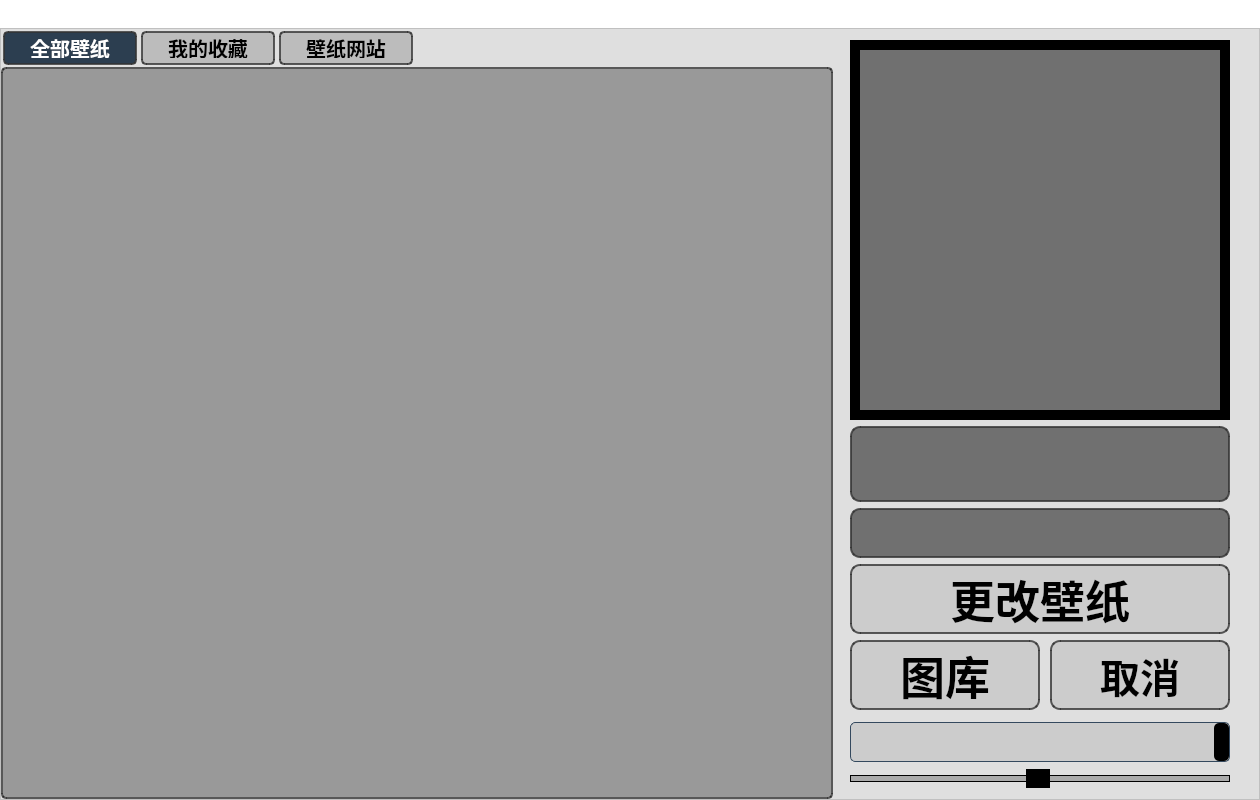
<?xml version="1.0" encoding="UTF-8"?>
<ui version="4.0">
 <class>MainWidgetClass</class>
 <widget class="QWidget" name="MainWidgetClass">
  <property name="enabled">
   <bool>true</bool>
  </property>
  <property name="geometry">
   <rect>
    <x>0</x>
    <y>0</y>
    <width>1260</width>
    <height>800</height>
   </rect>
  </property>
  <property name="windowTitle">
   <string>MainWidget</string>
  </property>
  <property name="styleSheet">
   <string notr="true">*{
	background-color: rgb(255, 255, 255);
	padding: 0px; /* 去除内边距 */
    margin: 0px; /* 去除外边距 */
}

QFrame#frame {
	background-color: rgba(127, 127, 127, 64);
}
QWidget#MainWidgetClass {
	background-image: url(:/resource/background/default_bg.jpg);
}
#scrollAreaWidgetContents {
	border:none;
	background:transparent;
}
QLabel#ImagePreview {
	background-color: rgba(0, 0, 0, 0.5);
	border: 10px solid black;

	
    font-family: &quot;微软雅黑&quot;, sans-serif;
    font-size: 40px;
    font-weight: bold;
	color: solid black;
}
QLabel#ImageSizeInfoLabel {
    border-radius: 10px;
    background-color: rgba(0, 0, 0, 0.5); /* 半透明背景 */
    border: 2px solid rgba(51, 51, 51, 0.8); /* 半透明边框 */

    font-family: &quot;微软雅黑&quot;, sans-serif; /* 设置字体为微软雅黑 */
    font-size: 20px; /* 设置字体大小 */
    font-weight: bold; /* 设置字体粗细 */
	color: solid black; /* 设置字体颜色 */
}
QLabel#ImageNameInfoLabel {
	border-radius: 10px;
    background-color: rgba(0, 0, 0, 0.5);
    border: 2px solid rgba(51, 51, 51, 0.8);

    font-family: &quot;微软雅黑&quot;, sans-serif;
    font-size: 20px; 
    font-weight: bold;
	color: solid black;
}
QPushButton {
	border-radius:10px;
	background-color: rgba(127, 127, 127, 50);
	border: 2px solid rgba(51, 51, 51, 0.8);
}
QPushButton:hover{
	border-radius:10px;
	background-color: rgba(255, 255, 255, 80);
	border: 2px solid rgba(51, 51, 51, 0.8);
}

QPushButton:pressed {
    border-radius:10px;
	background-color: rgba(255, 255, 255, 120);
	border: 2px solid rgba(51, 51, 51, 0.8);
}

QPushButton#ImageListBnt {
    qproperty-icon: url(:/resource/my_button_icon_64/open_file.png);
    qproperty-iconSize: 64px;
    
    /* 文字样式 */
    font-family: &quot;微软雅黑&quot;, sans-serif;
    font-size: 45px;
    font-weight: bold;
}
QPushButton#SetDesktop {
    /* 图标样式 */
    qproperty-icon: url(:/resource/my_button_icon_64/set_BG.png);
    qproperty-iconSize: 64px; /* 图标大小 */
    
    /* 文字样式 */
    font-family: &quot;微软雅黑&quot;, sans-serif; /* 设置字体为微软雅黑 */
    font-size: 45px; /* 设置字体大小 */
    font-weight: bold; /* 设置字体粗细 */
    
}
QPushButton#cancelBTN {
    qproperty-icon: url(:/resource/my_button_icon_64/cancel.png);
    qproperty-iconSize: 64px;
    
    /* 文字样式 */
    font-family: &quot;微软雅黑&quot;, sans-serif;
    font-size: 40px;
    font-weight: bold;
}


QWidget#btn_widget {
    border: none;
    background: transparent;
}

QScrollArea#controller_scrollArea {
    border: none;
    background: transparent;
}

QFramet#frame {
    border: none;
    background: transparent;
}
QTabWidget
{
	background:transparent;
}

QMenuBar {
    background-color: #2c3e50; /* 菜单栏背景色 */
    border: 1px solid #34495e; /* 菜单栏边框 */
    font-family: &quot;微软雅黑&quot;, sans-serif; /* 菜单栏字体 */
    font-size: 14px; /* 字体大小 */
    font-weight: bold;
    color: #ecf0f1; /* 字体颜色 */
}

QMenuBar::item {
    background: transparent; /* 菜单项背景色 */
    padding: 5px 10px; /* 内边距 */
    border-radius: 3px; /* 圆角 */
}

QMenuBar::item:selected {
    background-color: #3a536b; /* 选中项背景色 */
}
QMenuBar::item:pressed {
    background-color: #3a536b; /* 按下项背景色 */
}
QMenu {
    background-color: #2c3e50; /* 菜单背景色 */
    border: 1px solid #34495e; /* 菜单边框 */
    color: #ecf0f1; /* 字体颜色 */
}

/* QScrollBar styles */
QScrollBar {
    background: transparent;     /* 滚动条背景 */
    width: 12px;                /* 滚动条宽度 */
    margin: 0px 0 0px 0;      /* 滚动条上下边距 */
    border-radius: 6px;         /* 圆角 */
}
QScrollBar::handle {
    background: #b0b0b0;        /* 滑块背景 */
    min-height: 20px;           /* 滑块最小高度 */
    border-radius: 6px;         /* 滑块圆角 */
}
QScrollBar::handle:hover {
    background: #909090;        /* 滑块悬停背景 */
}
QScrollBar::add-line, QScrollBar::sub-line {
    border: none;               /* 无边框 */
    background: transparent;   /* 无背景 */
}
QScrollBar::add-page, QScrollBar::sub-page {
    background: transparent;   /* 无背景 */
}
QScrollBar::up-arrow, QScrollBar::down-arrow {
    border: none;               /* 无边框 */
    width: 0px;                /* 箭头宽度 */
    height: 0px;               /* 箭头高度 */
    background: transparent;   /* 无背景 */
}

QMenu {
    background-color: #2c3e50; /* 菜单背景色 */
    border: 1px solid #34495e; /* 菜单边框 */
    color: #ecf0f1;            /* 字体颜色 */
}
QMenu::item {
    padding: 5px 30px 5px 30px; /* 内边距 */
    margin: 5px 0px 5px 0px;   /* 外边距 */
    border-radius: 5px;        /* 圆角 */
}
QMenu::item:selected {
    background-color: #34495e; /* 选中项背景色 */
}</string>
  </property>
  <layout class="QGridLayout" name="gridLayout">
   <property name="leftMargin">
    <number>0</number>
   </property>
   <property name="topMargin">
    <number>28</number>
   </property>
   <property name="rightMargin">
    <number>0</number>
   </property>
   <property name="bottomMargin">
    <number>0</number>
   </property>
   <item row="0" column="0">
    <widget class="QFrame" name="frame">
     <property name="sizePolicy">
      <sizepolicy hsizetype="Expanding" vsizetype="Expanding">
       <horstretch>0</horstretch>
       <verstretch>0</verstretch>
      </sizepolicy>
     </property>
     <property name="frameShape">
      <enum>QFrame::StyledPanel</enum>
     </property>
     <property name="frameShadow">
      <enum>QFrame::Raised</enum>
     </property>
     <layout class="QGridLayout" name="gridLayout_2">
      <property name="leftMargin">
       <number>0</number>
      </property>
      <property name="topMargin">
       <number>0</number>
      </property>
      <property name="rightMargin">
       <number>0</number>
      </property>
      <property name="bottomMargin">
       <number>0</number>
      </property>
      <item row="0" column="2">
       <widget class="QScrollArea" name="controller_scrollArea">
        <property name="minimumSize">
         <size>
          <width>420</width>
          <height>0</height>
         </size>
        </property>
        <property name="maximumSize">
         <size>
          <width>420</width>
          <height>16777215</height>
         </size>
        </property>
        <property name="widgetResizable">
         <bool>true</bool>
        </property>
        <widget class="QWidget" name="scrollAreaWidgetContents">
         <property name="geometry">
          <rect>
           <x>0</x>
           <y>0</y>
           <width>420</width>
           <height>770</height>
          </rect>
         </property>
         <layout class="QVBoxLayout" name="verticalLayout">
          <item>
           <widget class="QLabel" name="ImagePreview">
            <property name="sizePolicy">
             <sizepolicy hsizetype="Fixed" vsizetype="Fixed">
              <horstretch>0</horstretch>
              <verstretch>1</verstretch>
             </sizepolicy>
            </property>
            <property name="minimumSize">
             <size>
              <width>380</width>
              <height>380</height>
             </size>
            </property>
            <property name="maximumSize">
             <size>
              <width>380</width>
              <height>380</height>
             </size>
            </property>
            <property name="text">
             <string/>
            </property>
            <property name="alignment">
             <set>Qt::AlignCenter</set>
            </property>
           </widget>
          </item>
          <item>
           <widget class="QLabel" name="ImageNameInfoLabel">
            <property name="sizePolicy">
             <sizepolicy hsizetype="Expanding" vsizetype="Expanding">
              <horstretch>0</horstretch>
              <verstretch>0</verstretch>
             </sizepolicy>
            </property>
            <property name="minimumSize">
             <size>
              <width>380</width>
              <height>60</height>
             </size>
            </property>
            <property name="maximumSize">
             <size>
              <width>380</width>
              <height>120</height>
             </size>
            </property>
            <property name="text">
             <string/>
            </property>
            <property name="alignment">
             <set>Qt::AlignCenter</set>
            </property>
           </widget>
          </item>
          <item>
           <widget class="QLabel" name="ImageSizeInfoLabel">
            <property name="sizePolicy">
             <sizepolicy hsizetype="Expanding" vsizetype="Expanding">
              <horstretch>0</horstretch>
              <verstretch>0</verstretch>
             </sizepolicy>
            </property>
            <property name="minimumSize">
             <size>
              <width>380</width>
              <height>35</height>
             </size>
            </property>
            <property name="maximumSize">
             <size>
              <width>380</width>
              <height>50</height>
             </size>
            </property>
            <property name="text">
             <string/>
            </property>
            <property name="alignment">
             <set>Qt::AlignCenter</set>
            </property>
           </widget>
          </item>
          <item>
           <widget class="QPushButton" name="SetDesktop">
            <property name="sizePolicy">
             <sizepolicy hsizetype="Fixed" vsizetype="Fixed">
              <horstretch>0</horstretch>
              <verstretch>0</verstretch>
             </sizepolicy>
            </property>
            <property name="minimumSize">
             <size>
              <width>380</width>
              <height>70</height>
             </size>
            </property>
            <property name="maximumSize">
             <size>
              <width>380</width>
              <height>100</height>
             </size>
            </property>
            <property name="text">
             <string>更改壁纸</string>
            </property>
           </widget>
          </item>
          <item>
           <widget class="QWidget" name="btn_widget" native="true">
            <property name="sizePolicy">
             <sizepolicy hsizetype="Expanding" vsizetype="Expanding">
              <horstretch>0</horstretch>
              <verstretch>0</verstretch>
             </sizepolicy>
            </property>
            <property name="minimumSize">
             <size>
              <width>380</width>
              <height>70</height>
             </size>
            </property>
            <property name="maximumSize">
             <size>
              <width>380</width>
              <height>100</height>
             </size>
            </property>
            <widget class="QPushButton" name="cancelBTN">
             <property name="geometry">
              <rect>
               <x>200</x>
               <y>0</y>
               <width>180</width>
               <height>70</height>
              </rect>
             </property>
             <property name="sizePolicy">
              <sizepolicy hsizetype="Minimum" vsizetype="Expanding">
               <horstretch>0</horstretch>
               <verstretch>0</verstretch>
              </sizepolicy>
             </property>
             <property name="minimumSize">
              <size>
               <width>180</width>
               <height>70</height>
              </size>
             </property>
             <property name="maximumSize">
              <size>
               <width>180</width>
               <height>100</height>
              </size>
             </property>
             <property name="text">
              <string>取消</string>
             </property>
            </widget>
            <widget class="QPushButton" name="ImageListBnt">
             <property name="geometry">
              <rect>
               <x>0</x>
               <y>0</y>
               <width>190</width>
               <height>70</height>
              </rect>
             </property>
             <property name="sizePolicy">
              <sizepolicy hsizetype="Minimum" vsizetype="Expanding">
               <horstretch>0</horstretch>
               <verstretch>0</verstretch>
              </sizepolicy>
             </property>
             <property name="minimumSize">
              <size>
               <width>190</width>
               <height>70</height>
              </size>
             </property>
             <property name="maximumSize">
              <size>
               <width>190</width>
               <height>100</height>
              </size>
             </property>
             <property name="text">
              <string>图库</string>
             </property>
            </widget>
           </widget>
          </item>
          <item>
           <widget class="QComboBox" name="wallpaperMode">
            <property name="minimumSize">
             <size>
              <width>380</width>
              <height>40</height>
             </size>
            </property>
            <property name="maximumSize">
             <size>
              <width>380</width>
              <height>40</height>
             </size>
            </property>
            <property name="styleSheet">
             <string notr="true">QComboBox {

    border: 1px solid #34495e;
    border-radius: 5px;
    padding: 0px 0px; /* 上下左右的内边距 */
    color: solid black;
    selection-color: white; /* 在下拉列表中的选中项的文字颜色 */

    background-color: rgba(127, 127, 127, 50);

    font-family: &quot;微软雅黑&quot;, sans-serif;
    font-size: 20px; 
    font-weight: bold;
}

QComboBox::drop-down {
    subcontrol-origin: padding;
    subcontrol-position: top right;
    width: 15px;
    background-color: #000; /* 设置下拉按钮的背景色 */
	border-radius: 5px;
}

QComboBox QAbstractItemView {
    background-color: #2c3e50;
    border: 1px solid #34495e;
    selection-background-color: #3a536b;
    selection-color: white;
    padding: 5px; /* 下拉列表项的内边距 */
	color: gray;
	outline: 0;
}
</string>
            </property>
           </widget>
          </item>
          <item>
           <widget class="QSlider" name="videoVolumeSlider">
            <property name="minimumSize">
             <size>
              <width>380</width>
              <height>20</height>
             </size>
            </property>
            <property name="maximumSize">
             <size>
              <width>380</width>
              <height>20</height>
             </size>
            </property>
            <property name="styleSheet">
             <string notr="true">QSlider
{
    background-color: transparent;
} 
QSlider::groove:horizontal {
            border: 1px solid black; /* 滑槽边框颜色 */
            height: 5px; /* 滑槽高度 */
            background: #aaa; /* 滑槽背景颜色 */
        }
        QSlider::handle:horizontal {
            background: solid black; /* 滑块背景颜色 */
            border: 2px solid black; /* 滑块边框颜色 */
            width: 20px; /* 滑块宽度 */
            height: 20px; /* 滑块高度 */
            margin: -7px 0; /* 确保滑块在滑槽中心 */
            border-radius: 10px; /* 滑块圆角半径 */
        }
        QSlider::handle:horizontal:pressed {
            background: #aaa; /* 滑块被按下时的颜色 */
            border: 2px #aaa; /* 滑块被按下时的边框颜色 */
        }
        QSlider::groove:vertical {
            border: 1px solid #999; /* 滑槽边框颜色 */
            width: 5px; /* 滑槽宽度 */
            background: #ddd; /* 滑槽背景颜色 */
        }
        QSlider::handle:vertical {
            background: #FFFFFF; /* 滑块背景颜色 */
            border: 2px solid black; /* 滑块边框颜色 */
            width: 20px; /* 滑块宽度 */
            height: 20px; /* 滑块高度 */
            margin: 0 -7px; /* 确保滑块在滑槽中心 */
            border-radius: 10px; /* 滑块圆角半径 */
        }
        QSlider::handle:vertical:pressed {
            background: #FFFFFF; /* 滑块被按下时的颜色 */
            border: 2px solid black; /* 滑块被按下时的边框颜色 */
        }</string>
            </property>
            <property name="value">
             <number>49</number>
            </property>
            <property name="orientation">
             <enum>Qt::Horizontal</enum>
            </property>
           </widget>
          </item>
         </layout>
        </widget>
       </widget>
      </item>
      <item row="0" column="1">
       <widget class="QTabWidget" name="tabWidget">
        <property name="focusPolicy">
         <enum>Qt::TabFocus</enum>
        </property>
        <property name="styleSheet">
         <string notr="true">QWidget
{
	background:transparent;
}

QTabBar::tab {
    width: 120px;  /* 固定宽度 */
    height: 20px;  /* 固定高度 */
	
    border: 2px solid rgba(51, 51, 51, 200); /* 标签的边框 */
	border-radius: 5px; /* 内容区域的圆角 */
    padding: 5px; /* 标签内边距 */
    
    font-family: &quot;微软雅黑&quot;, sans-serif; /* 设置字体为微软雅黑 */
    font-size: 20px; /* 设置字体大小 */
    font-weight: bold; /* 设置字体粗细 */
	margin: 2px;
}

/* QTabBar 中选中的标签样式 */
QTabBar::tab:selected {
    background-color: #2c3e50; /* 选中标签的背景颜色 */
    color: white; /* 选中标签的文本颜色 */
}

/* QTabBar 中未选中的标签样式 */
QTabBar::tab:!selected {
    background-color: rgba(51, 51, 51, 51); /* 未选中标签的背景颜色 */
    color:balck solid; /* 未选中标签的文本颜色 */
}

/* QTabWidget 的内容区域样式 */
QTabWidget::pane {
    border: 2px solid rgba(51, 51, 51, 200); /* 内容区域的边框 */
    border-radius: 5px; /* 内容区域的圆角 */
    padding: 0px; /* 内容区域的内边距 */
}

/* 设置 QStackedWidget 的背景为透明 */
QTabWidget QStackedWidget {
    background: transparent;  /* 透明背景 */
}

QTabBar::close-button {
    subcontrol-position: right;           /* 关闭按钮位于右侧 */
	image: url(:/resource/my_button_icon_16/close_white.png);
	background-color: rgba(32, 32, 32, 0);
	margin: 3px;
}

/* QTabWidget 关闭按钮悬停时的样式 */
QTabBar::close-button:hover {
	image: url(:/resource/my_button_icon_16/close_black.png);
	background-color: rgba(255, 255, 255, 80);
}

/* QTabWidget 关闭按钮按下时的样式 */
QTabBar::close-button:pressed {
    image: url(:/resource/my_button_icon_16/close_black.png); /* 按下状态图标 */
	background-color: rgba(255, 255, 255, 120);
}</string>
        </property>
        <property name="currentIndex">
         <number>0</number>
        </property>
        <widget class="QWidget" name="ALL_BGS">
         <property name="sizePolicy">
          <sizepolicy hsizetype="Expanding" vsizetype="Expanding">
           <horstretch>0</horstretch>
           <verstretch>0</verstretch>
          </sizepolicy>
         </property>
         <property name="layoutDirection">
          <enum>Qt::LeftToRight</enum>
         </property>
         <property name="styleSheet">
          <string notr="true">QWidget
{
	background:transparent;
}</string>
         </property>
         <attribute name="title">
          <string>全部壁纸</string>
         </attribute>
         <layout class="QGridLayout" name="gridLayout_4">
          <property name="leftMargin">
           <number>0</number>
          </property>
          <property name="topMargin">
           <number>0</number>
          </property>
          <property name="rightMargin">
           <number>0</number>
          </property>
          <property name="bottomMargin">
           <number>0</number>
          </property>
          <item row="0" column="0">
           <widget class="QListWidget" name="ImagelistWidget">
            <property name="sizePolicy">
             <sizepolicy hsizetype="Expanding" vsizetype="Expanding">
              <horstretch>0</horstretch>
              <verstretch>0</verstretch>
             </sizepolicy>
            </property>
            <property name="minimumSize">
             <size>
              <width>450</width>
              <height>420</height>
             </size>
            </property>
            <property name="layoutDirection">
             <enum>Qt::LeftToRight</enum>
            </property>
            <property name="styleSheet">
             <string notr="true">  QListWidget {
                      background-color: rgba(0, 0, 0, 80); /* 主背景颜色 */
                      border: none;               /* 无边框 */
                      padding: 5px;               /* 内边距 */
                      outline: 0;                 /* 移除默认焦点外观 */
                      }

                      /* QListWidget item styles */
                      QListWidget::item {
                      background-color: #1c1c1c;  /* 项背景颜色 */
                      border: 0px solid #1c1c1c;  /* 边框颜色 */
                      border-radius: 0px;        /* 圆角 */
                      }

                      QListWidget::item:hover {
                      background-color:#5A7F9A;  /* 鼠标悬停时背景色 */
                      }
                      QListWidget::item:selected {
                      background-color: #7A9AB6;  /* 选中时背景色 */
                      color: #3a2f1f;             /* 选中时字体颜色 */
                      }</string>
            </property>
           </widget>
          </item>
         </layout>
        </widget>
        <widget class="QWidget" name="Favorite_BGS">
         <property name="sizePolicy">
          <sizepolicy hsizetype="Expanding" vsizetype="Expanding">
           <horstretch>0</horstretch>
           <verstretch>0</verstretch>
          </sizepolicy>
         </property>
         <property name="styleSheet">
          <string notr="true">QWidget
{
	background:transparent;
}</string>
         </property>
         <attribute name="title">
          <string>我的收藏</string>
         </attribute>
         <layout class="QGridLayout" name="gridLayout_5">
          <property name="leftMargin">
           <number>0</number>
          </property>
          <property name="topMargin">
           <number>0</number>
          </property>
          <property name="rightMargin">
           <number>0</number>
          </property>
          <property name="bottomMargin">
           <number>0</number>
          </property>
          <item row="0" column="0">
           <widget class="QListWidget" name="FavoritelistWidget">
            <property name="minimumSize">
             <size>
              <width>420</width>
              <height>450</height>
             </size>
            </property>
            <property name="styleSheet">
             <string notr="true">  QListWidget {
                      background-color: rgba(0, 0, 0, 80); /* 主背景颜色 */
                      border: none;               /* 无边框 */
                      padding: 5px;               /* 内边距 */
                      outline: 0;                 /* 移除默认焦点外观 */
                      }

                      /* QListWidget item styles */
                      QListWidget::item {
                      background-color: #1c1c1c;  /* 项背景颜色 */
                      border: 0px solid #1c1c1c;  /* 边框颜色 */
                      border-radius: 0px;        /* 圆角 */
                      }

                      QListWidget::item:hover {
                      background-color:#5A7F9A;  /* 鼠标悬停时背景色 */
                      }
                      QListWidget::item:selected {
                      background-color: #7A9AB6;  /* 选中时背景色 */
                      color: #3a2f1f;             /* 选中时字体颜色 */
                      }</string>
            </property>
           </widget>
          </item>
         </layout>
        </widget>
        <widget class="QWidget" name="WallHeaven_web">
         <property name="minimumSize">
          <size>
           <width>420</width>
           <height>450</height>
          </size>
         </property>
         <property name="styleSheet">
          <string notr="true">QWidget
{
	background-color: rgba(0, 0, 0, 50);
	border: none;
}</string>
         </property>
         <attribute name="title">
          <string>壁纸网站</string>
         </attribute>
         <layout class="QGridLayout" name="gridLayout_3">
          <property name="leftMargin">
           <number>0</number>
          </property>
          <property name="topMargin">
           <number>0</number>
          </property>
          <property name="rightMargin">
           <number>0</number>
          </property>
          <property name="bottomMargin">
           <number>0</number>
          </property>
          <item row="0" column="0">
           <widget class="QScrollArea" name="scrollArea">
            <property name="verticalScrollBarPolicy">
             <enum>Qt::ScrollBarAsNeeded</enum>
            </property>
            <property name="horizontalScrollBarPolicy">
             <enum>Qt::ScrollBarAsNeeded</enum>
            </property>
            <property name="widgetResizable">
             <bool>true</bool>
            </property>
            <widget class="QWidget" name="scrollAreaWidgetContents_2">
             <property name="geometry">
              <rect>
               <x>0</x>
               <y>0</y>
               <width>827</width>
               <height>728</height>
              </rect>
             </property>
             <layout class="QHBoxLayout" name="horizontalLayout">
              <property name="leftMargin">
               <number>0</number>
              </property>
              <property name="topMargin">
               <number>0</number>
              </property>
              <property name="rightMargin">
               <number>0</number>
              </property>
              <property name="bottomMargin">
               <number>0</number>
              </property>
              <item>
               <spacer name="horizontalSpacer">
                <property name="orientation">
                 <enum>Qt::Horizontal</enum>
                </property>
                <property name="sizeHint" stdset="0">
                 <size>
                  <width>29</width>
                  <height>703</height>
                 </size>
                </property>
               </spacer>
              </item>
              <item>
               <widget class="QLineEdit" name="urlInput">
                <property name="sizePolicy">
                 <sizepolicy hsizetype="Expanding" vsizetype="Fixed">
                  <horstretch>0</horstretch>
                  <verstretch>0</verstretch>
                 </sizepolicy>
                </property>
                <property name="minimumSize">
                 <size>
                  <width>600</width>
                  <height>0</height>
                 </size>
                </property>
                <property name="maximumSize">
                 <size>
                  <width>16777215</width>
                  <height>16777215</height>
                 </size>
                </property>
                <property name="styleSheet">
                 <string notr="true">QLineEdit {
    border-radius: 10px;
    background-color: rgba(200, 200, 200, 80); /* 半透明背景 */
    border: 2px solid rgba(51, 51, 51, 1); /* 半透明边框 */

    font-family: &quot;微软雅黑&quot;, sans-serif; /* 设置字体为微软雅黑 */
    font-size: 25px; /* 设置字体大小 */
    font-weight: bold; /* 设置字体粗细 */
}
QLineEdit:hover{
	border-radius:10px;
	background-color: rgba(255, 255, 255, 80);
	border: 2px solid rgba(51, 51, 51, 0.8);
}
</string>
                </property>
               </widget>
              </item>
              <item>
               <widget class="QPushButton" name="openUrlBTN">
                <property name="minimumSize">
                 <size>
                  <width>120</width>
                  <height>50</height>
                 </size>
                </property>
                <property name="maximumSize">
                 <size>
                  <width>120</width>
                  <height>50</height>
                 </size>
                </property>
                <property name="styleSheet">
                 <string notr="true">QPushButton {
	border-radius:10px;
	background-color: rgba(127, 127, 127, 50);
	border: 2px solid rgba(51, 51, 51, 0.8);
	font-family: &quot;微软雅黑&quot;, sans-serif; /* 设置字体为微软雅黑 */
    font-size: 25px; /* 设置字体大小 */
    font-weight: bold; /* 设置字体粗细 */
}
QPushButton:hover{
	border-radius:10px;
	background-color: rgba(255, 255, 255, 80);
	border: 2px solid rgba(51, 51, 51, 0.8);
}
QPushButton:pressed {
    border-radius:10px;
	background-color: rgba(255, 255, 255, 120);
	border: 2px solid rgba(51, 51, 51, 0.8);
}
</string>
                </property>
                <property name="text">
                 <string>跳转</string>
                </property>
               </widget>
              </item>
              <item>
               <spacer name="horizontalSpacer_3">
                <property name="orientation">
                 <enum>Qt::Horizontal</enum>
                </property>
                <property name="sizeHint" stdset="0">
                 <size>
                  <width>29</width>
                  <height>703</height>
                 </size>
                </property>
               </spacer>
              </item>
             </layout>
            </widget>
           </widget>
          </item>
         </layout>
        </widget>
       </widget>
      </item>
     </layout>
    </widget>
   </item>
  </layout>
 </widget>
 <layoutdefault spacing="6" margin="11"/>
 <resources/>
 <connections/>
 <slots>
  <slot>PushButtonClicked()</slot>
 </slots>
</ui>
